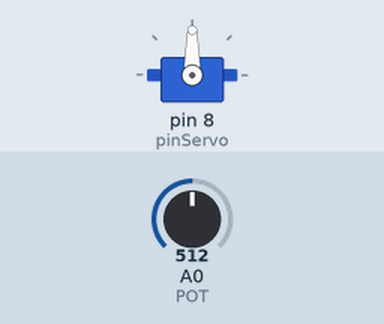
Bench run of a program on a simulated Arduino Uno, built with avr-gcc and run on an emulated ATmega328P. Shown: servo. Inputs (shaded band) come from the test bench; at power-on: A0 (POT) = 512.

Above: at 1.2 s.
1.3 s: A0 (POT) set to 716
At 3.1 s:
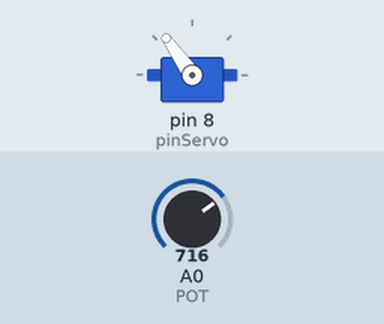
4.3 s: A0 (POT) set to 1023
At 7.0 s:
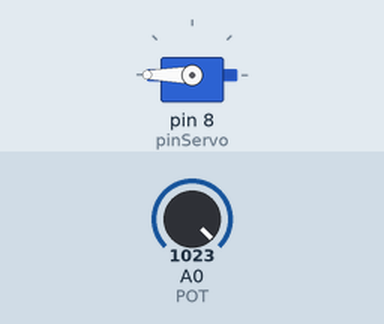
7.3 s: A0 (POT) set to 1000
At 8.0 s:
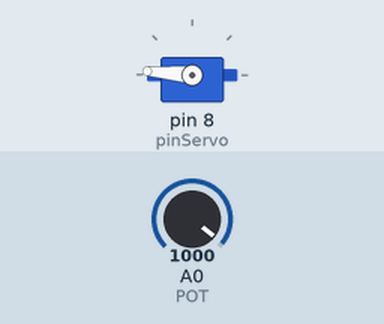
Timing chart, 0 to 10.3 s (numbered marks = the images above; inputs shaded):
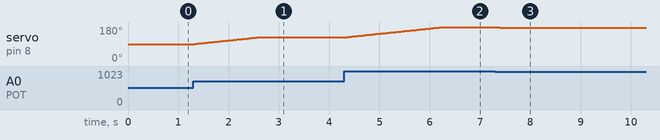

The program:

main.cpp
```cpp
#include <Arduino.h>
#include <Servo.h>

Servo servo1;
const int pinServo = 8;
const int POT = A0;

int currentAngle = 90;
int targetAngle = 90;

void setup() {
  servo1.attach(pinServo);
  servo1.write(currentAngle);
}

int readPotSmooth() {
  long sum = 0;
  for (int i = 0; i < 10; i++) {
    sum += analogRead(POT);
    delay(2);
  }
  return sum / 10;
}

void loop() {
  int valpot = readPotSmooth();
  int newTarget = map(valpot, 0, 1023, 0, 180);

  if (abs(newTarget - targetAngle) > 1) {
    targetAngle = newTarget;
  }

  if (currentAngle < targetAngle) currentAngle++;
  else if (currentAngle > targetAngle) currentAngle--;

  servo1.write(currentAngle);
  delay(15);
}
```

Measured:
- after the input at 1.3 s, servo on pin 8 (pinServo): moves from 90° to 125° over 1.2 s, starting at once
- after the input at 4.3 s, servo on pin 8 (pinServo): moves from 125° to 180° over 2.0 s, starting at once
- after the input at 7.3 s, servo on pin 8 (pinServo): 180° → 175° at once
